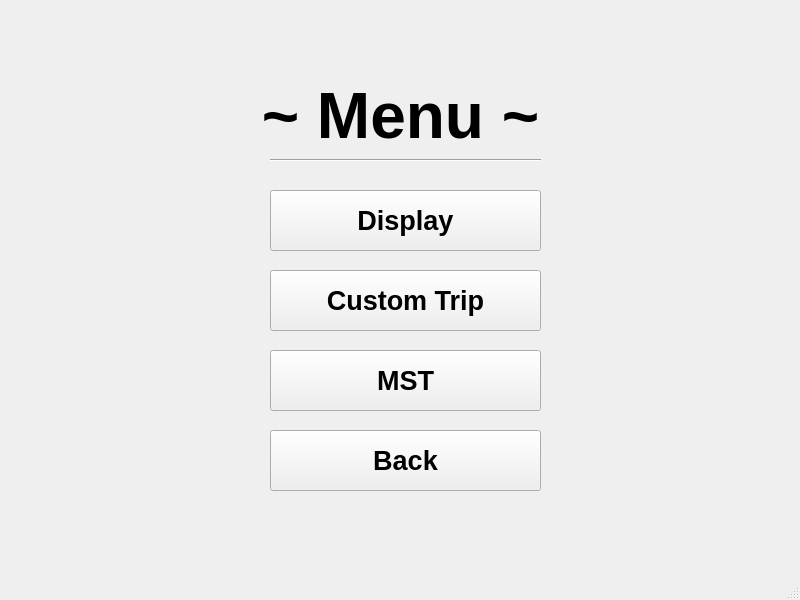
<?xml version="1.0" encoding="UTF-8"?>
<ui version="4.0">
 <class>MenuSelectWindow</class>
 <widget class="QMainWindow" name="MenuSelectWindow">
  <property name="geometry">
   <rect>
    <x>0</x>
    <y>0</y>
    <width>800</width>
    <height>600</height>
   </rect>
  </property>
  <property name="windowTitle">
   <string>MainWindow</string>
  </property>
  <widget class="QWidget" name="centralwidget">
   <widget class="QPushButton" name="displayButton">
    <property name="geometry">
     <rect>
      <x>270</x>
      <y>190</y>
      <width>271</width>
      <height>61</height>
     </rect>
    </property>
    <property name="font">
     <font>
      <pointsize>20</pointsize>
      <bold>true</bold>
     </font>
    </property>
    <property name="text">
     <string>Display</string>
    </property>
   </widget>
   <widget class="QPushButton" name="customButton">
    <property name="geometry">
     <rect>
      <x>270</x>
      <y>270</y>
      <width>271</width>
      <height>61</height>
     </rect>
    </property>
    <property name="font">
     <font>
      <pointsize>20</pointsize>
      <bold>true</bold>
     </font>
    </property>
    <property name="text">
     <string>Custom Trip</string>
    </property>
   </widget>
   <widget class="QPushButton" name="backButton">
    <property name="geometry">
     <rect>
      <x>270</x>
      <y>430</y>
      <width>271</width>
      <height>61</height>
     </rect>
    </property>
    <property name="font">
     <font>
      <pointsize>20</pointsize>
      <bold>true</bold>
     </font>
    </property>
    <property name="text">
     <string>Back</string>
    </property>
   </widget>
   <widget class="QLabel" name="label">
    <property name="geometry">
     <rect>
      <x>60</x>
      <y>80</y>
      <width>681</width>
      <height>71</height>
     </rect>
    </property>
    <property name="font">
     <font>
      <pointsize>48</pointsize>
      <bold>true</bold>
     </font>
    </property>
    <property name="text">
     <string>~ Menu ~</string>
    </property>
    <property name="alignment">
     <set>Qt::AlignCenter</set>
    </property>
   </widget>
   <widget class="Line" name="line">
    <property name="geometry">
     <rect>
      <x>270</x>
      <y>150</y>
      <width>271</width>
      <height>20</height>
     </rect>
    </property>
    <property name="orientation">
     <enum>Qt::Horizontal</enum>
    </property>
   </widget>
   <widget class="QPushButton" name="mstButton_2">
    <property name="geometry">
     <rect>
      <x>270</x>
      <y>350</y>
      <width>271</width>
      <height>61</height>
     </rect>
    </property>
    <property name="font">
     <font>
      <pointsize>20</pointsize>
      <bold>true</bold>
     </font>
    </property>
    <property name="text">
     <string>MST</string>
    </property>
   </widget>
  </widget>
  <widget class="QMenuBar" name="menubar">
   <property name="geometry">
    <rect>
     <x>0</x>
     <y>0</y>
     <width>800</width>
     <height>24</height>
    </rect>
   </property>
  </widget>
  <widget class="QStatusBar" name="statusbar"/>
 </widget>
 <resources/>
 <connections/>
</ui>
